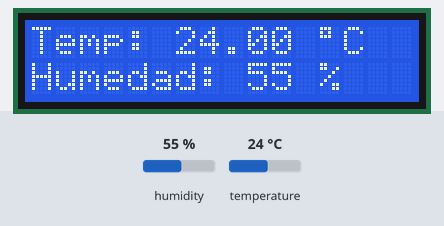
A program run on a simulated ESP8266 (NodeMCU). Parts: 16×2 character LCD. Inputs (shaded band) come from the test bench; at power-on: humidity 55 %, temperature 24 °C.

Above: at 2.6 s.
2.7 s: humidity set to 22 %
At 7.1 s:
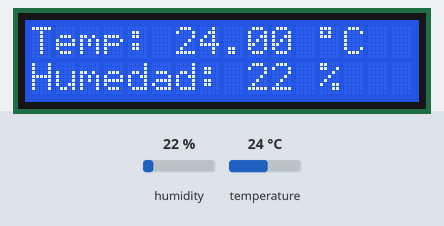
8.0 s: temperature set to 12 °C
At 11.3 s:
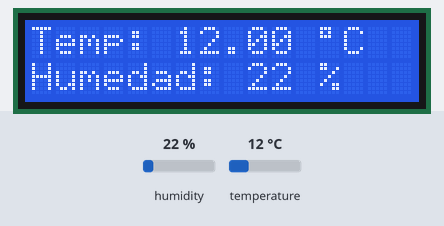
13.3 s: humidity set to 40 %
At 14.4 s:
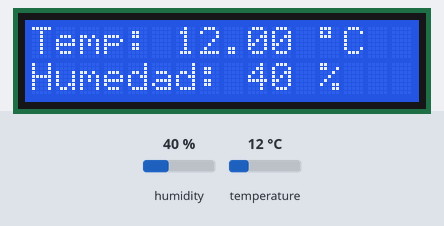
18.6 s: temperature set to 19 °C
At 22.8 s:
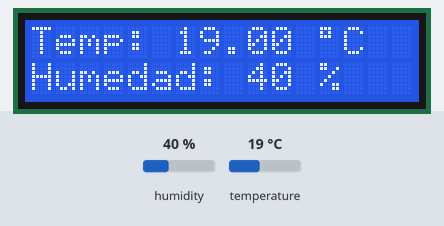
Timing chart, 0 to 24.3 s (numbered marks = the images above; inputs shaded):
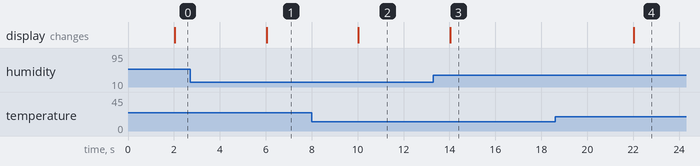

Measured:
- after the input at 2.7 s, the display: changes after 3.3 s (image 1)
- after the input at 8.0 s, the display: changes after 2.0 s (image 2)
- after the input at 13.3 s, the display: changes after 0.73 s (image 3)
- after the input at 18.6 s, the display: changes after 3.4 s (image 4)

The program:

main.cpp
```cpp
/*
 *	Humidity Sensor with LCD
 *	Autor: Luis Ángel Cruz Díaz
 *	Fecha:  16/11/2023
 *
 *	Este programa muestra la temperatura y humedad en la pantalla LCD
 *
 *	El programa utiliza la librería LiquidCrystal_I2C para controlar la pantalla LCD
 *	y la librería DHT para controlar el sensor de humedad y temperatura
 *
 *	El sensor de humedad y temperatura DHT11 o el DHT22 se conecta con el ESP8266 de la siguiente manera:
 *
 *  DHT11   ESP8266         LCD     Power Supply
 *  DATA----GPIO14 (D5)
 *  VCC-----VIN-------------VCC-----5V
 *  GND-----GND-------------GND-----GND
 *          GPIO4 (D2)------SDA
 *          GPIO5 (D1)------SCL
 *
 * El sensor de humedad y temperatura DHT11 o el DHT22 se conecta con el ESP32 de la siguiente manera:
 *
 *  DHT11   ESP32           LCD     Power Supply
 *  DATA----GPIO 5 (D5)
 *  VCC-----VIN-------------VCC-----5V
 *  GND-----GND-------------GND-----GND
 *          GPIO21 (D21)----SDA
 *          GPIO22 (D22)----SCL
 */

#include <Arduino.h>
#include <LiquidCrystal_I2C.h>
#include <Wire.h>
#include <DHT.h>
#include <DHT_U.h>

// Pin del sensor según el modelo de placa
#ifdef ESP8266_BOARD
    int sensor = 14;
#elif defined(ESP32_BOARD)
    int sensor = 5;
#endif

// Si queremos usar el DHT11 en lugar del DHT22, cambiamos el tipo de sensor a DHT11
DHT dht(sensor,DHT22);
LiquidCrystal_I2C lcd(0x27,16,2);

double tempF,tempC;
int humedad;
float tiempoAnterior = 0;

void setup() {
	Serial.begin(9600);
	dht.begin();
	lcd.init();
	lcd.backlight();
}

void loop() {
	// Si han pasado 2 segundos, leemos la temperatura y humedad
	int tiempoActual = millis();
    if (tiempoActual - tiempoAnterior >= 2000) {
		tiempoAnterior = tiempoActual;
		// Lectura de la temperatura y humedad
		tempC = dht.readTemperature();    // Temperatura en grados centígrados
		tempF = dht.readTemperature(true);// Temperatura en grados Fahrenheit
		humedad = dht.readHumidity();     // Humedad relativa
		// Mostramos la temperatura y humedad en el LCD
		lcd.clear();
		lcd.setCursor(0,0);
		lcd.print("Temp: " + String(tempC) + " "+ (char)223 +"C");
		lcd.setCursor(0,1);
		lcd.print("Humedad: " + String(humedad) + " %");
	}
}
```
